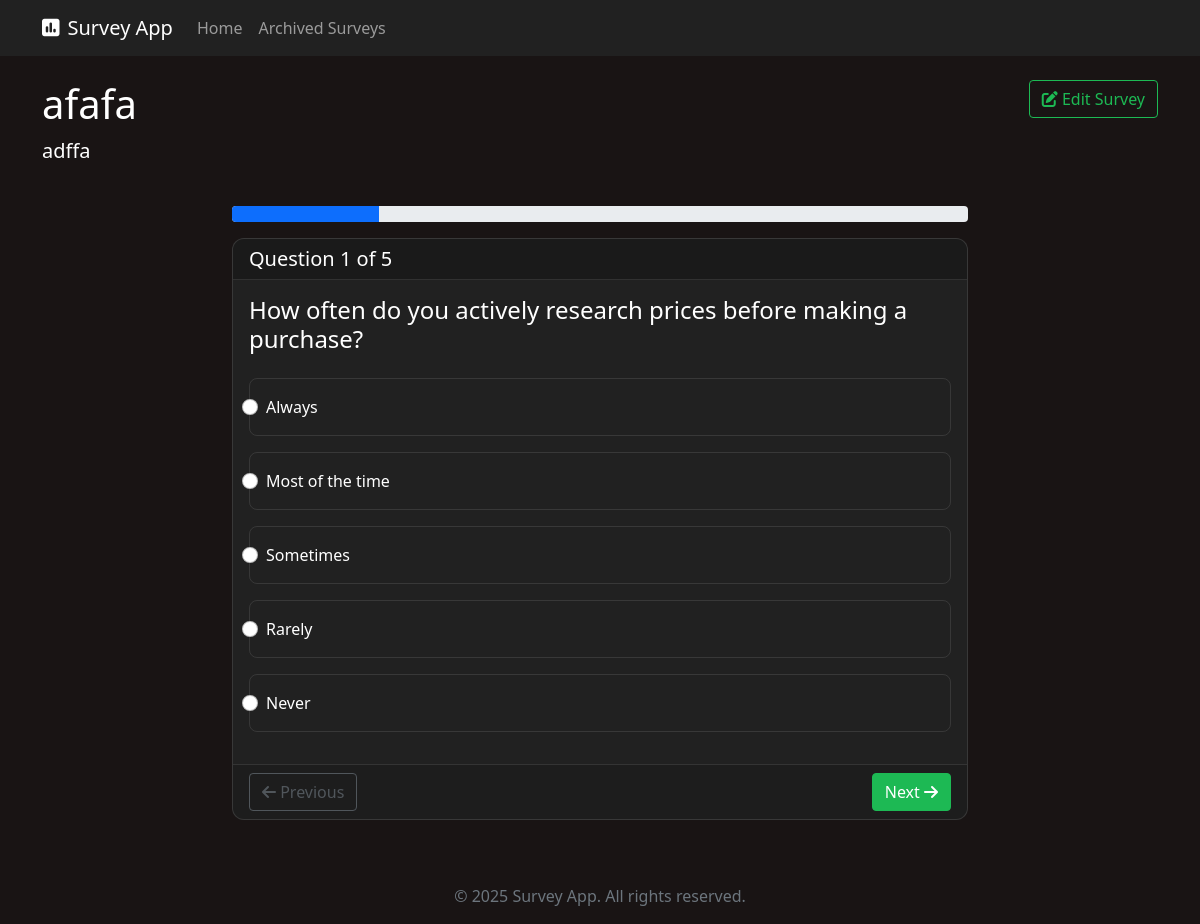
Screenshot of /survey/4/view with the database file from the repository.
### tables this page shows
CREATE TABLE questions (
            id INTEGER PRIMARY KEY AUTOINCREMENT,
            survey_id INTEGER NOT NULL,
            question_text TEXT NOT NULL,
            question_type TEXT DEFAULT 'multiple-choice',
            position INTEGER,
            created_at TIMESTAMP DEFAULT CURRENT_TIMESTAMP,
            image_path TEXT,
            required INTEGER DEFAULT 0,
            FOREIGN KEY (survey_id) REFERENCES surveys (id) ON DELETE CASCADE
        );

CREATE TABLE options (
            id INTEGER PRIMARY KEY AUTOINCREMENT,
            question_id INTEGER NOT NULL,
            option_text TEXT NOT NULL,
            position INTEGER,
            created_at TIMESTAMP DEFAULT CURRENT_TIMESTAMP,
            image_path TEXT,
            FOREIGN KEY (question_id) REFERENCES questions (id) ON DELETE CASCADE
        );

### app.py (the view, shortened to what this page needs)
@app.route('/survey/<int:survey_id>/view')
def view_survey(survey_id):
    survey = get_cached_survey(survey_id)
    if not survey:
        abort(404)
    if survey.get('published') == 0 and survey.get('creator_ip') != request.remote_addr:
        return render_template('survey_not_published.html', survey=survey)
    with DatabaseConnection() as conn:
        questions = conn.execute(
            'SELECT * FROM questions WHERE survey_id = ? ORDER BY position',
            (survey_id,)
        ).fetchall()
        questions_with_options = []
        for question in questions:
            options = conn.execute(
                'SELECT * FROM options WHERE question_id = ? ORDER BY position',
                (question['id'],)
            ).fetchall()
            question_dict = dict(question)
            question_dict['options'] = [dict(option) for option in options]
            questions_with_options.append(question_dict)
    is_creator = survey['creator_ip'] == request.remote_addr
    return render_template(
        'survey_view.html',
        survey=survey,
        questions=questions_with_options,
        is_creator=is_creator
    )

### app.py (called while the page is built, shortened)
@app.context_processor
def utility_processor():
    return {
        'now': datetime.datetime.now,
        'format_date': lambda date, format='%Y-%m-%d': date.strftime(format) if date else '',
        'format_currency': lambda amount: f"${amount:.2f}" if amount is not None else '$0.00'
    }

def get_cached_survey(survey_id, max_age=60):
    cache_key = f"survey_{survey_id}"
    if cache_key in survey_cache:
        cached_time, survey_data = survey_cache[cache_key]
        if time.time() - cached_time < max_age:
            return survey_data

    def __enter__(self):
        self.conn = sqlite3.connect(self.db_path)
        self.conn.row_factory = sqlite3.Row
        return self.conn

    def __exit__(self, exc_type, exc_val, exc_tb):
        if self.conn:
            if exc_type is not None:
                self.conn.rollback()
            else:
                self.conn.commit()
            self.conn.close()

### templates/survey_view.html (shortened to what this page needs)
{% extends "base.html" %}
{% block content %}
{% if survey.header_image %}
<div class="survey-header" style="background-image: url('{{ survey.header_image }}');">
    <div class="survey-header-overlay">
        <div class="survey-header-content">
            {% if survey.logo_image %}
                <img src="{{ survey.logo_image }}" class="survey-logo" alt="Survey logo">
            {% endif %}
            <div class="survey-header-text">
                <h1>{{ survey.title }}</h1>
                <p>{{ survey.description }}</p>
            </div>
        </div>
    </div>
</div>
{% else %}
<div class="row mb-4">
    <div class="col">
        <h1>{{ survey.title }}</h1>
        <p class="lead">{{ survey.description }}</p>
    </div>
    {% if is_creator %}
    <div class="col-auto">
        <a href="{{ url_for('edit_survey', survey_id=survey.id) }}" class="btn btn-outline-primary">
            <i class="fas fa-edit"></i> Edit Survey
        </a>
    </div>
    {% endif %}
</div>
{% endif %}
{% if questions %}
    <div class="row">
        <div class="col-md-8 mx-auto">
            <div class="flashcard-container">
                <div class="progress mb-3">
                    <div class="progress-bar" role="progressbar" style="width: 0%"></div>
                </div>
                <div class="flashcard-deck">
                    {% for question in questions %}
                        <div class="flashcard {% if loop.index > 1 %}d-none{% endif %}" data-question-index="{{ loop.index0 }}" data-question-id="{{ question.id }}" data-question-type="{{ question.question_type }}">
                            <div class="card">
                                <div class="card-header d-flex justify-content-between align-items-center">
                                    <h5 class="mb-0">Question {{ loop.index }} of {{ questions|length }}</h5>
                                </div>
                                <div class="card-body">
                                    <div class="question-text mb-4">
                                        <h4>{{ question.question_text }}</h4>
                                    </div>
                                    {% if question.question_type == 'multiple-choice' %}
                                        <div class="options-list">
                                            {% for option in question.options %}
                                                <div class="form-check mb-3">
                                                    <input class="form-check-input" type="radio"
                                                           name="question{{ question.id }}"
                                                           id="option{{ option.id }}"
                                                           value="{{ option.id }}"
                                                           {% if question.required %}required{% endif %}>
                                                    <label class="form-check-label d-flex align-items-center" for="option{{ option.id }}">
                                                        {{ option.option_text }}
                                                    </label>
                                                </div>
                                            {% endfor %}
                                        </div>
                                    {% elif question.question_type == 'rating' %}
                                        <div class="rating-container">
                                            <div class="stars">
                                                <i class="fas fa-star star" data-value="1"></i>
                                                <i class="fas fa-star star" data-value="2"></i>
                                                <i class="fas fa-star star" data-value="3"></i>
                                                <i class="fas fa-star star" data-value="4"></i>
                                                <i class="fas fa-star star" data-value="5"></i>
                                            </div>
                                            <div class="rating-value mt-2">Click to rate</div>
                                            <input type="hidden" name="rating{{ question.id }}" value="" {% if question.required %}required{% endif %}>
                                        </div>
                                    {% elif question.question_type == 'slider' %}
                                        <div class="slider-container">
                                            <div class="range-value">5</div>
                                            <input type="range" class="custom-range" name="slider{{ question.id }}" min="0" max="10" value="5" {% if question.required %}required{% endif %}>
                                            <div class="range-labels">
                                                <span class="range-min">0</span>
                                                <span class="range-max">10</span>
                                            </div>
                                        </div>
                                    {% elif question.question_type == 'text' %}
                                        <div class="text-answer">
                                            <textarea class="form-control" name="text{{ question.id }}" rows="3" placeholder="Type your answer here..." {% if question.required %}required{% endif %}></textarea>
                                        </div>
                                    {% endif %}
                                </div>
                                <div class="card-footer d-flex justify-content-between">
                                    <button class="btn btn-outline-secondary btn-prev" {% if loop.index == 1 %}disabled{% endif %}>
                                        <i class="fas fa-arrow-left"></i> Previous
                                    </button>
                                    {% if loop.index < questions|length %}
                                        <button class="btn btn-primary btn-next">
                                            Next <i class="fas fa-arrow-right"></i>
                                        </button>
                                    {% else %}
                                        <button class="btn btn-success btn-finish">
                                            Finish <i class="fas fa-check"></i>
                                        </button>
                                    {% endif %}
                                </div>
                            </div>
                        </div>
                    {% endfor %}
                </div>
            </div>
        </div>
    </div>
{% endif %}
{% endblock %}

### static/css/style.css (style rules this page uses)
:root { --spotify-green: #1DB954; --spotify-black: #191414; --spotify-dark-gray: #212121; --spotify-light-gray: #535353; --spotify-white: #FFFFFF; --blue-primary: #0A84FF; --blue-dark: #0D1117; --blue-light: #161B22; --purple-primary: #8A2BE2; --purple-dark: #1E0E2A; --purple-light: #2D1646; --accent-color: var(--spotify-green); }
body.theme-dark { background-color: var(--spotify-black); color: var(--spotify-white); }
.theme-dark .card { background-color: var(--spotify-dark-gray); border-color: rgba(255, 255, 255, 0.1); }
.theme-dark .card-header { background-color: rgba(0, 0, 0, 0.2); border-bottom: 1px solid rgba(255, 255, 255, 0.1); }
.theme-dark .card-footer { background-color: rgba(0, 0, 0, 0.1); border-top: 1px solid rgba(255, 255, 255, 0.1); }
.btn-primary { background-color: var(--accent-color); border-color: var(--accent-color); }
.btn-outline-primary { color: var(--accent-color); border-color: var(--accent-color); }
.flashcard-container { max-width: 800px; margin: 0 auto; }
.flashcard .card { border-radius: 0.75rem; overflow: hidden; }
.options-list .form-check { padding: 1rem; border-radius: 0.5rem; border: 1px solid rgba(255, 255, 255, 0.1); margin-bottom: 0.75rem; cursor: pointer; transition: all 0.2s; }

### rows the page displays
questions: questions "5", question_text "How often do you actively research prices before making a purchase?", required "☐ Always", required "☐ Most of the time", required "☐ Sometimes", required "☐ Rarely", required "☐ Never"
options: option_text "Always"
options: option_text "Most of the time"
options: option_text "Sometimes"
options: option_text "Rarely"
options: option_text "Never"

### other values shown
{{ survey.title }} "afafa"
{{ survey.description }} "adffa"
